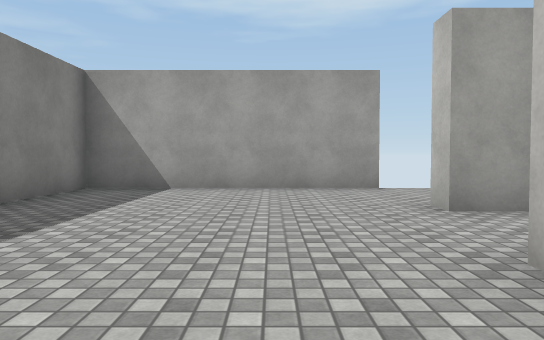
view 1 (above)

12 first-person views from a walk through a 3-D level made in the Unity game engine. The camera is 1.2 m above the floor, tilts 2° down and sees 70° across. The floor is counted in squares, 2 m on a side. Each view is taken from the middle of a square. On the plan, view 1 faces up. The plan holds only what a view shows up to about 11 squares ahead; the rest is blank. The player character is not drawn. Surface patterns are stand-ins for the level's own textures.

view 2
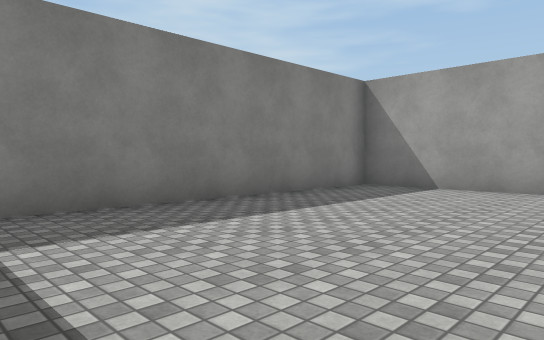

view 3
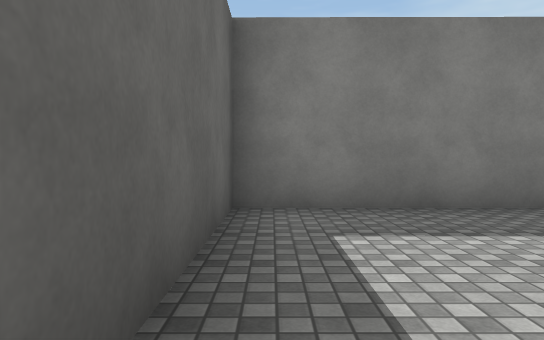

view 4
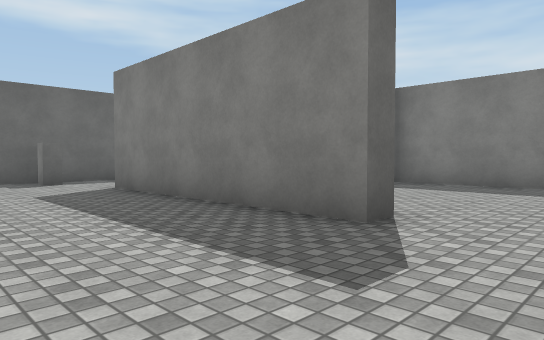

view 5
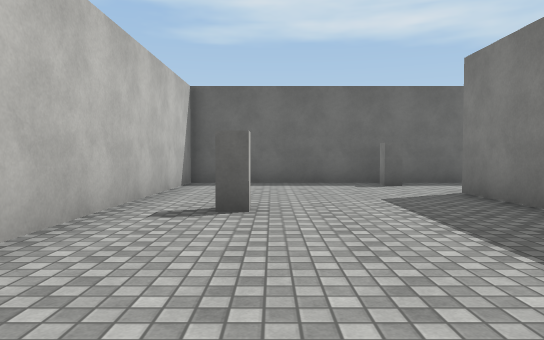

view 6
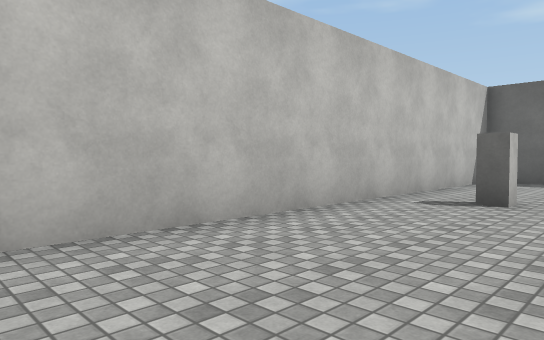

view 7
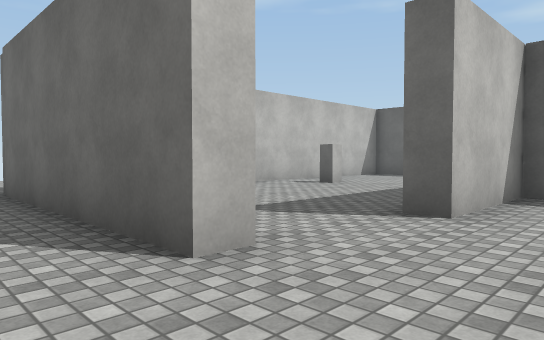

view 8
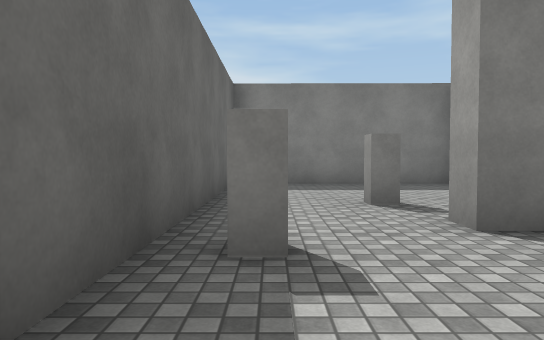

view 9
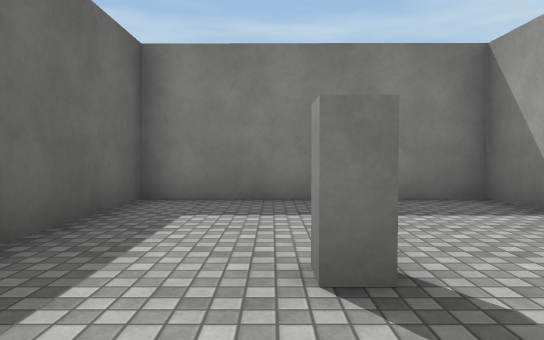

view 10
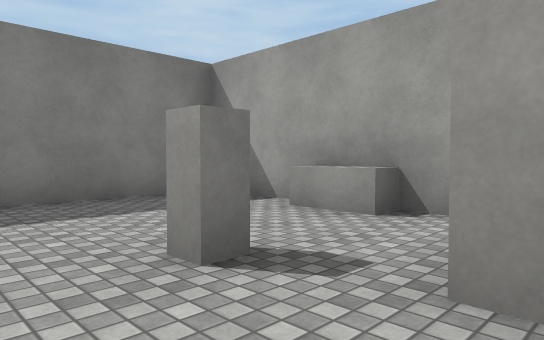

view 11
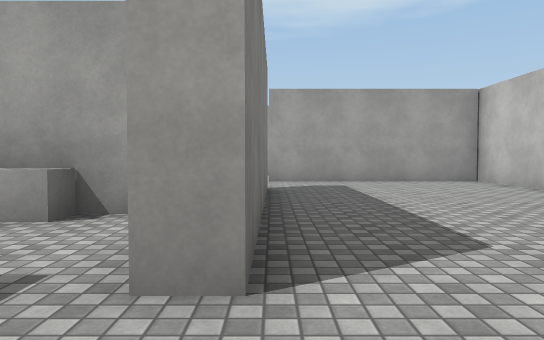

view 12
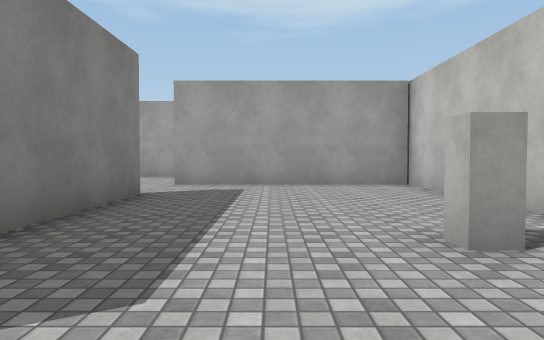

### Floor plan
Points are (right, up) in squares from view 1. A wall is a line through its corners. A room is listed if a view was taken in it or the views show most of it. See-through windows are left out.
Room 1 (views 1, 2, 3, 7)
walls: (1.9, 4.2) (1.9, 4.7); (0.4, 7.2) (-3.5, 7.2) (-3.5, -0.5) (1.4, -0.5) (1.4, 2.1)
ways out: opening at (2, 3.5) to room 2; opening at (1.5, 6.5)
Room 2 (views 4, 5, 6, 8, 9, 10, 11, 12)
walls: (1.4, 2.1) (1.9, 2.1) (1.9, -3.4) (1.3, -3.3); (1.4, -5.8) (6.8, -5.8) (6.9, 4.2) (1.9, 4.2)
ways out: opening at (2, 3.5) to room 1; opening at (2, -4.5) to room 3
objects: other object (3, -5); other object (5, -1)
Room 3 (no view inside)
walls: (0.5, -1) (-3.5, -1) (-3.5, -5.8) (1.4, -5.8)
ways out: opening at (2, -4.5) to room 2
objects: other object (-1, -1); other object (0, -3)

Positions as (right, up) in squares from view 1, and headings:
1: (0, 0), facing up
2: (1, 0), facing up-left
3: (1, 0), facing left
4: (5, 4), facing down-left
5: (5, 3), facing down
6: (4, 4), facing down-right
7: (0, 6), facing down-right
8: (5, -5), facing left
9: (2, -4), facing left
10: (2, -5), facing up-left
11: (2, -5), facing up
12: (4, -4), facing up
